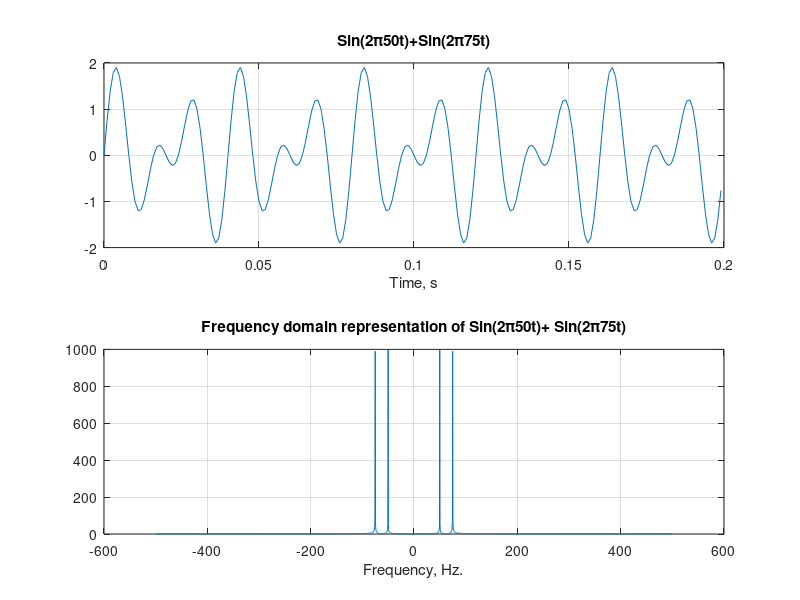

The MATLAB source for this figure:
clc;
clear all;
close all;

% Define the value of t
t = -1:0.001:1;

% Write the given expression x in terms of t
x = sin(2*pi*50*t) + sin(2*pi*75*t);

subplot(211);
plot(t(1001:1200), x(1:200));
grid;
title('Sin(2\pi50t)+Sin(2\pi75t)')
xlabel('Time, s')

subplot(212)
% X would be the fft of x
X = abs(fft(x));

% X2 would be shifted function of X
X2 = fftshift(X);

% assign f from -499.9 to 500 with increment of 1000/2001
f = -499.9:1000/2001:500;

plot(f, X2);
grid;
title('Frequency domain representation of Sin(2\pi50t)+ Sin(2\pi75t)');
xlabel('Frequency, Hz.')